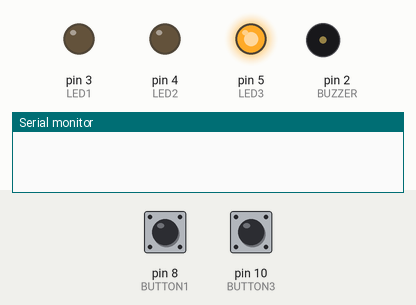
Bench run of a sketch on a simulated Arduino Uno, built with avr-gcc and run on an emulated ATmega328P. On the bench: output pins drawn as LEDs (lit = HIGH), buzzer (waves = sounding), the last lines printed to the serial monitor. The inputs (shaded band) are chosen by the test bench; at power-on: pin 10 (BUTTON3) LOW, pin 8 (BUTTON1) LOW. Random numbers use the default seed unless the sketch sets one.

Above: at 6.2 s.
6.3 s: pin 10 (BUTTON3) pulled HIGH for 0.15 s
At 6.9 s:
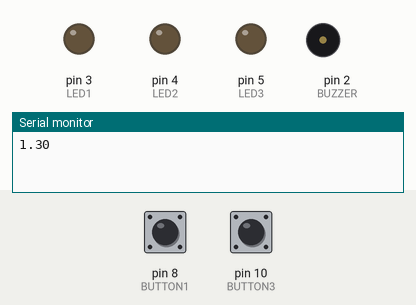
At 12.7 s:
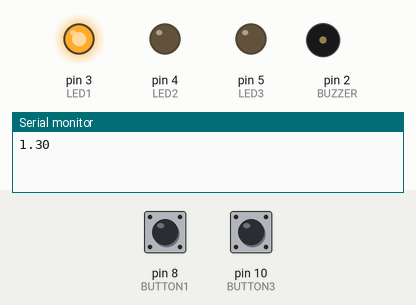
Timing chart, 0 to 15.4 s (numbered marks = the images above; inputs shaded):
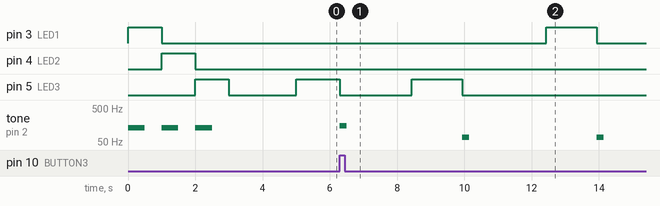

Measured:
- by itself, tone on pin 2 (BUZZER): repeats every 3.6 s: silent 3.4 s, 70 Hz 0.20 s

The sketch:

reaction_test.ino
```cpp
int LED1 = 3, LED2 = 4, LED3 = 5, BUZZER = 2;
int BUTTON1 = 8, BUTTON2 = 9, BUTTON3 = 10;
int light;
long start_time, time_now, reaction;

float seconds(long microseconds);

void setup()
{
  // Method of setup and use of built-in functions was
  // learnt from the arduino references and examples
  pinMode(LED1, OUTPUT);
  pinMode(LED2, OUTPUT);
  pinMode(LED3, OUTPUT);
  pinMode(BUZZER, OUTPUT);
  pinMode(BUTTON1, INPUT);
  pinMode(BUTTON2, INPUT);
  pinMode(BUTTON3, INPUT);

  //Led pattern signalling the game starting
  for(int i = 3; i<6; i++)
  {
    digitalWrite(i, HIGH);
    tone(2, 130, 500);
    delay(1000);
    digitalWrite(i, LOW);
  }
  delay(2000);
  Serial.begin(9600);
  randomSeed(analogRead(A0));
}

void loop()
{
  //Start the sequence of turning random leds on

  light = random(3,6);
  digitalWrite(light, HIGH);
  start_time = micros();
  while(digitalRead(light) == HIGH)
  {
    time_now = micros();
    reaction = time_now - start_time;

    // Goes on to the next led if it takes too long

    if(reaction >= 1500000)
    {
      digitalWrite(light, LOW);
      tone(2, 70, 200);
      delay(random(1000, 3000));
      loop();
    }

    // Check if the player hits the correct button
    else if(digitalRead(light + 5) == HIGH)
    {
      Serial.println(seconds(reaction));
      tone(2, 150, 200);
      digitalWrite(light, LOW);
      delay(random(1000, 3000));
     }

  }
}


float seconds(long microseconds)
{
  return float(microseconds)/1000000;
}
```
